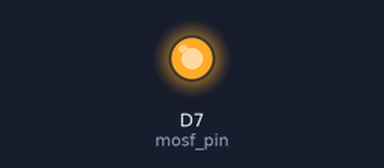
The program below on a simulated ESP8266 (Wemos D1 mini). Shown: output pins drawn as LEDs (lit = HIGH). WiFi joins after 1.5 s; servers stay silent unless stated; no MQTT or app messages arrive unless stated; what the program prints to the serial monitor is not drawn.

Above: at 0.1 s.
At 1.6 s:
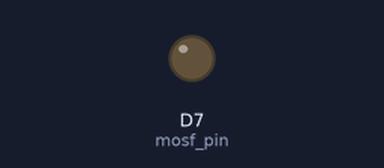
Timing chart, 0 to 3.1 s (numbered marks = the images above):
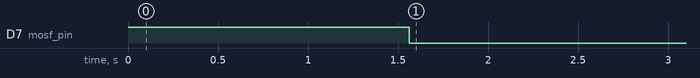

The program:

main.cpp
```cpp
#include <Arduino.h>
#include <ESP8266WiFi.h>
#include <PubSubClient.h>

// Update these with values suitable for your network.

const char* ssid = "nbz_iot";
const char* password = "password";
IPAddress server(192, 168, 23, 52);

#define USER_MQTT "bruno"
#define PWD_MQTT "password"

#define mosf_pin D7

WiFiClient espClient;

void callback(char* topic, byte* payload, unsigned int length);

PubSubClient client(server, 1883, callback, espClient);

void setup_wifi() {

  delay(10);
  // We start by connecting to a WiFi network
  Serial.println();
  Serial.print("Connecting to ");
  Serial.println(ssid);

  WiFi.mode(WIFI_STA);
  WiFi.begin(ssid, password);

  while (WiFi.status() != WL_CONNECTED) {
    delay(500);
    Serial.print(".");
  }

  randomSeed(micros());

  Serial.println("");
  Serial.println("WiFi connected");
  Serial.println("IP address: ");
  Serial.println(WiFi.localIP());
}

void callback(char* topic, byte* payload, unsigned int length) {
}


void setup() {
  pinMode(mosf_pin, OUTPUT);
  digitalWrite(mosf_pin, HIGH);

  Serial.begin(115200);
  setup_wifi();

  if (client.connect("arduinoClient", USER_MQTT, PWD_MQTT)) {
    client.publish("sensor/capainha","1");
  }
digitalWrite(mosf_pin, LOW);
}

void loop() {

}
```
